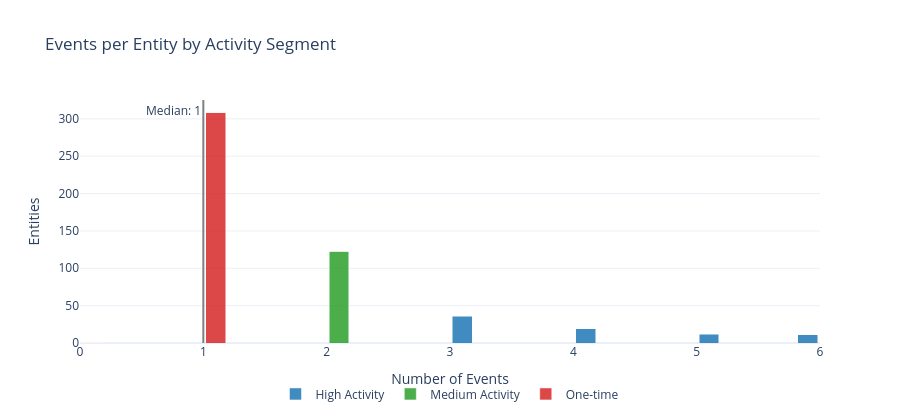

Write notebook code for a chart like this one.
### Markdown cell above
[//]: # (cr:doc name='1a_4_events_per_entity_distribution' id=67d10578)
## 1a.4 Events per Entity Distribution

**Goal:** Understand how event volume varies across entities to guide feature engineering and identify modeling challenges.

| Segment | Definition | Why It Matters for Modeling |
|---------|------------|---------------------------|
| **One-time** | Exactly 1 event | No temporal features possible; cold-start problem |
| **Low Activity** | Below Q25 | Sparse features, many zeros; log-transform counts |
| **Medium Activity** | Q25 to Q75 | Core population; standard aggregation windows work |
| **High Activity** | Above Q75 | Rich features; watch for training set dominance |

### Code cell
# @cr:code name='classify_activity_segments' id=b00d73e6
from customer_retention.stages.profiling import classify_activity_segments

segment_result = classify_activity_segments(ts_profile.entity_lifecycles)

segment_order = ["One-time", "Low Activity", "Medium Activity", "High Activity"]
segment_colors = {
    "One-time": "#d62728", "Low Activity": "#ff7f0e",
    "Medium Activity": "#2ca02c", "High Activity": "#1f77b4",
}

event_counts = segment_result.lifecycles["event_count"]
x_max = event_counts.quantile(0.99)
bins = np.linspace(0, x_max, 31)
bin_centers = (bins[:-1] + bins[1:]) / 2

lc = segment_result.lifecycles
bin_indices = np.digitize(lc["event_count"], bins) - 1
bin_indices = bin_indices.clip(0, len(bin_centers) - 1)
lc_binned = lc.assign(_bin=bin_indices)

fig = go.Figure()
for seg in segment_order:
    subset = lc_binned[lc_binned["activity_segment"] == seg]
    if subset.empty:
        continue
    counts_per_bin = subset.groupby("_bin").size().reindex(range(len(bin_centers)), fill_value=0)
    fig.add_trace(go.Bar(
        x=bin_centers, y=counts_per_bin.to_numpy(), name=seg,
        marker_color=segment_colors[seg], opacity=0.85,
    ))

fig.add_vline(
    x=event_counts.median(), line_dash="solid", line_color="gray",
    annotation_text=f"Median: {event_counts.median():.0f}",
    annotation_position="top left",
)

use_log_y = event_counts.value_counts().max() > event_counts.value_counts().median() * 50

log_note = ("<br><sub>Log Y-axis: bar heights compress large differences — "
            "see table below for actual segment shares</sub>" if use_log_y else "")

fig.update_layout(
    barmode="stack", template="plotly_white", height=420,
    title="Events per Entity by Activity Segment" + log_note,
    xaxis_title="Number of Events",
    yaxis_title="Entities",
    yaxis_type="log" if use_log_y else "linear",
    legend=dict(orientation="h", yanchor="top", y=-0.15, xanchor="center", x=0.5),
    margin=dict(b=70),
)
display_figure(fig)

### Figure 1 — Plotly figure (JSON) as saved in the notebook; plotly's stock layout.template omitted (floating-point values rounded to 4 significant figures)
{"data": [{"marker": {"color": "#d62728"}, "name": "One-time", "opacity": 0.85, "type": "bar", "x": [0.1, 0.3, 0.5, 0.7, 0.9, 1.1, 1.3, 1.5, 1.7, 1.9, 2.1, 2.3, 2.5, 2.7, 2.9, 3.1, 3.3, 3.5, 3.7, 3.9, 4.1, 4.3, 4.5, 4.7, 4.9, 5.1, 5.3, 5.5, 5.7, 5.9], "y": [1, 0, 0, 0, 0, 309, 0, 0, 0, 0, 0, 0, 0, 0, 0, 0, 0, 0, 0, 0, 0, 0, 0, 0, 0, 0, 0, 0, 0, 0]}, {"marker": {"color": "#2ca02c"}, "name": "Medium Activity", "opacity": 0.85, "type": "bar", "x": [0.1, 0.3, 0.5, 0.7, 0.9, 1.1, 1.3, 1.5, 1.7, 1.9, 2.1, 2.3, 2.5, 2.7, 2.9, 3.1, 3.3, 3.5, 3.7, 3.9, 4.1, 4.3, 4.5, 4.7, 4.9, 5.1, 5.3, 5.5, 5.7, 5.9], "y": [0, 0, 0, 0, 0, 0, 0, 0, 0, 0, 123, 0, 0, 0, 0, 0, 0, 0, 0, 0, 0, 0, 0, 0, 0, 0, 0, 0, 0, 0]}, {"marker": {"color": "#1f77b4"}, "name": "High Activity", "opacity": 0.85, "type": "bar", "x": [0.1, 0.3, 0.5, 0.7, 0.9, 1.1, 1.3, 1.5, 1.7, 1.9, 2.1, 2.3, 2.5, 2.7, 2.9, 3.1, 3.3, 3.5, 3.7, 3.9, 4.1, 4.3, 4.5, 4.7, 4.9, 5.1, 5.3, 5.5, 5.7, 5.9], "y": [0, 0, 0, 0, 0, 0, 0, 0, 0, 0, 0, 0, 0, 0, 0, 36, 0, 0, 0, 0, 19, 0, 0, 0, 0, 12, 0, 0, 0, 11]}], "layout": {"annotations": [{"showarrow": false, "text": "Median: 1", "x": 1.0, "xanchor": "right", "xref": "x", "y": 1, "yanchor": "top", "yref": "y domain"}], "barmode": "stack", "height": 420, "legend": {"orientation": "h", "x": 0.5, "xanchor": "center", "y": -0.15, "yanchor": "top"}, "margin": {"b": 70}, "shapes": [{"line": {"color": "gray", "dash": "solid"}, "type": "line", "x0": 1.0, "x1": 1.0, "xref": "x", "y0": 0, "y1": 1, "yref": "y domain"}], "title": {"text": "Events per Entity by Activity Segment"}, "xaxis": {"title": {"text": "Number of Events"}}, "yaxis": {"title": {"text": "Entities"}, "type": "linear"}}}
